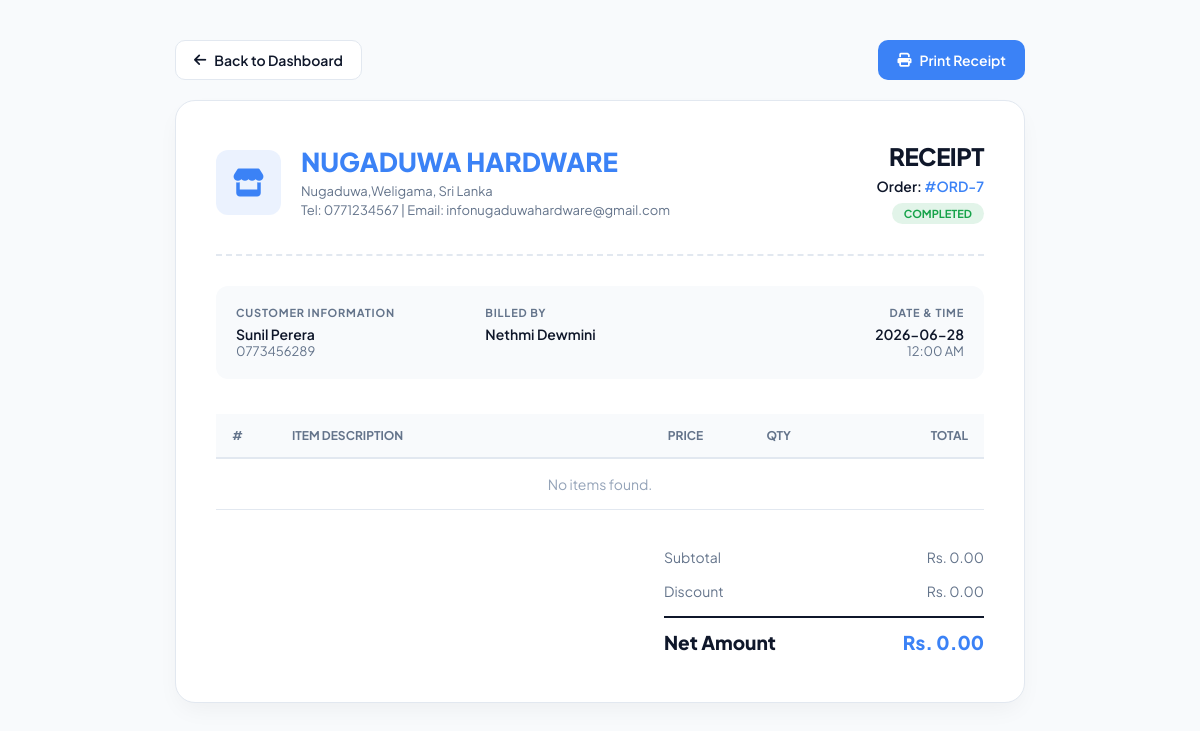
/view_order_items.php?order_id=7 (signed in), run on the app's committed database.
### tables this page shows
CREATE TABLE `orders` (
  `order_id` int(11) NOT NULL,
  `customer_id` int(11) DEFAULT NULL,
  `employee_id` int(11) DEFAULT NULL,
  `order_date` date DEFAULT NULL,
  `total_amount` decimal(10,2) NOT NULL DEFAULT 0.00,
  `status` varchar(50) DEFAULT 'Pending'
);

CREATE TABLE `customer` (
  `customer_id` int(11) NOT NULL,
  `customer_name` varchar(100) DEFAULT NULL,
  `phone` varchar(20) DEFAULT NULL,
  `email` varchar(100) DEFAULT NULL,
  `address` text DEFAULT NULL,
  `created_at` timestamp NOT NULL DEFAULT current_timestamp()
);

CREATE TABLE `employee` (
  `employee_id` int(11) NOT NULL,
  `full_name` varchar(100) NOT NULL,
  `email` varchar(100) NOT NULL,
  `password` varchar(255) NOT NULL,
  `role` varchar(50) DEFAULT 'Employee',
  `created_at` timestamp NOT NULL DEFAULT current_timestamp()
);

### view_order_items.php (the view, shortened to what this page needs)
<?php
$conn = new mysqli("localhost", "root", "", "hardware");
$order_id = isset($_GET['order_id']) ? intval($_GET['order_id']) : 0;
$shop_name = "Nugaduwa Hardware";
$shop_address = "Nugaduwa,Weligama, Sri Lanka";
$shop_phone = "0771234567";
$shop_email = "infonugaduwahardware@gmail.com";
$shop_logo = "fa-solid fa-screwdriver-wrench";
$order_query = "
    SELECT o.*, c.customer_name, c.phone, e.full_name AS employee_name
    FROM orders o
    LEFT JOIN customer c ON o.customer_id = c.customer_id
    LEFT JOIN employee e ON o.employee_id = e.employee_id
    WHERE o.order_id = $order_id
";
$order_result = $conn->query($order_query);
$order = $order_result->fetch_assoc();
$items_query = "
    SELECT oi.*, i.item_name, i.unit
    FROM order_items oi
    JOIN inventory i ON oi.item_id = i.item_id
    WHERE oi.order_id = $order_id
";
$items_result = $conn->query($items_query);
?>
<!DOCTYPE html>
<html lang="en">
<head>
    <link rel="stylesheet" href="https://cdnjs.cloudflare.com/ajax/libs/font-awesome/6.5.1/css/all.min.css">
</head>
<body>
    <div class="top-action-bar">
        <a href="manage_order.php" class="btn btn-back">
            <i class="fa-solid fa-arrow-left"></i> Back to Dashboard
        </a>
        <button onclick="window.print()" class="btn btn-print">
            <i class="fa-solid fa-print"></i> Print Receipt
        </button>
    </div>
    <div class="receipt-container">
        <div class="invoice-header">
            <div class="company-info">
                <?php if(!empty($shop_logo) && file_exists($shop_logo)): ?>
                    <img src="<?php echo htmlspecialchars($shop_logo); ?>" alt="Logo" class="company-logo">
                <?php else: ?>
                    <div style="background: rgba(59, 130, 246, 0.1); width: 65px; height: 65px; border-radius: 12px; display: flex; align-items: center; justify-content: center; color: #3b82f6; font-size: 28px;">
                        <i class="fa-solid fa-store"></i>
                    </div>
                <?php endif; ?>
                <div class="company-details">
                    <h2><?php echo htmlspecialchars($shop_name); ?></h2>
                    <p><?php echo nl2br(htmlspecialchars($shop_address)); ?><br>
                    Tel: <?php echo htmlspecialchars($shop_phone); ?> | Email: <?php echo htmlspecialchars($shop_email); ?></p>
                </div>
            </div>
            <div class="invoice-meta">
                <h2>RECEIPT</h2>
                <p style="font-size: 14px; font-weight: 600; margin-bottom: 6px;">Order: <span style="color: #3b82f6;">#ORD-<?php echo $order_id; ?></span></p>
                <span class="status-badge <?php echo ($order['status'] == 'Completed') ? 'status-completed' : 'status-pending'; ?>">
                    <?php echo $order['status'] ?? 'Pending'; ?>
                </span>
            </div>
        </div>
        <div class="bill-details-grid">
            <div class="bill-box">
                <h4>Customer Information</h4>
                <p><?php echo htmlspecialchars($order['customer_name'] ?? 'Walk-in Customer'); ?></p>
                <span><?php echo htmlspecialchars($order['phone'] ?? ''); ?></span>
            </div>
            <div class="bill-box">
                <h4>Billed By</h4>
                <p><?php echo htmlspecialchars($order['employee_name'] ?? 'System Admin'); ?></p>
            </div>
            <div class="bill-box" style="text-align: right;">
                <h4>Date & Time</h4>
                <p><?php echo date('Y-m-d', strtotime($order['order_date'])); ?></p>
                <span><?php echo date('h:i A', strtotime($order['order_date'])); ?></span>
            </div>
        </div>
        <table>
            <thead>
                <tr>
                    <th style="width: 60px;">#</th>
                    <th>Item Description</th>
                    <th class="txt-right">Price</th>
                    <th class="txt-center">Qty</th>
                    <th class="txt-right">Total</th>
                </tr>
            </thead>
            <tbody>
                <?php
                $counter = 1;
                $subtotal = 0;
                if($items_result && $items_result->num_rows > 0) {
                    while($item = $items_result->fetch_assoc()) {
                        $item_total = $item['quantity'] * $item['price'];
                        $subtotal += $item_total;
                    ?>
                    <tr>
                        <td><span style="color: var(--text-muted);">0<?php echo $counter++; ?></span></td>
                        <td><strong><?php echo htmlspecialchars($item['item_name']); ?></strong> <span style="font-size:11px; color:var(--text-muted);"> (<?php echo $item['unit']; ?>)</span></td>
                        <td class="txt-right">Rs. <?php echo number_format($item['price'], 2); ?></td>
                        <td class="txt-center" style="font-weight: 600;"><?php echo $item['quantity']; ?></td>
                        <td class="txt-right" style="font-weight: 700;">Rs. <?php echo number_format($item_total, 2); ?></td>
                    </tr>
                    <?php
                    }
                } else { ?>
                    <tr><td colspan="5" style="text-align:center; color:#94a3b8;">No items found.</td></tr>
                <?php } ?>
            </tbody>
        </table>
        <div class="invoice-summary">
            <div class="summary-box">
                <div class="summary-row">
                    <span>Subtotal</span>
                    <span>Rs. <?php echo number_format($subtotal, 2); ?></span>
                </div>
                <div class="summary-row">
                    <span>Discount</span>
                    <span>Rs. <?php echo number_format($order['discount'] ?? 0, 2); ?></span>
                </div>
                <div class="summary-row total">
                    <span>Net Amount</span>
                    <span class="price">Rs. <?php echo number_format($subtotal - ($order['discount'] ?? 0), 2); ?></span>
                </div>
            </div>
        </div>
    </div>
</body>
</html>

### view_order_items.php (style rules this page uses)
:root { --body-bg: #f8fafc; --text-main: #0f172a; --text-muted: #64748b; --card-bg: #ffffff; --border-color: #e2e8f0; --table-th-bg: #f8fafc; }
* { margin: 0; padding: 0; box-sizing: border-box; font-family: 'Plus Jakarta Sans', sans-serif; }
body { background: var(--body-bg); color: var(--text-main); padding: 40px 20px; display: flex; flex-direction: column; align-items: center; justify-content: flex-start; min-height: 100vh; }
.receipt-container { width: 100%; max-width: 850px; background: var(--card-bg); padding: 40px; border-radius: 20px; box-shadow: 0 10px 25px -5px rgba(0,0,0,0.05); border: 1px solid var(--border-color); }
.top-action-bar { width: 100%; max-width: 850px; display: flex; justify-content: space-between; align-items: center; margin-bottom: 20px; }
.btn { padding: 10px 18px; border-radius: 10px; font-size: 14px; font-weight: 600; cursor: pointer; display: inline-flex; align-items: center; gap: 8px; text-decoration: none; border: 1px solid transparent; }
.btn-back { background: #ffffff; color: var(--text-main); border-color: var(--border-color); }
.btn-print { background: #3b82f6; color: #ffffff; }
.invoice-header { display: flex; justify-content: space-between; align-items: center; border-bottom: 2px dashed var(--border-color); padding-bottom: 30px; margin-bottom: 30px; }
.company-info { display: flex; align-items: center; gap: 20px; }
.company-details h2 { font-size: 26px; font-weight: 800; color: #3b82f6; margin-bottom: 4px; text-transform: uppercase; }
.company-details p { font-size: 13px; color: var(--text-muted); line-height: 1.5; }
.invoice-meta { text-align: right; }
.invoice-meta h2 { font-size: 24px; font-weight: 800; margin-bottom: 6px; letter-spacing: -0.5px; }
.status-badge { padding: 4px 12px; border-radius: 30px; font-weight: 700; font-size: 11px; text-transform: uppercase; display: inline-block; }
.status-completed { background: rgba(22, 163, 74, 0.12); color: #16a34a; }
.bill-details-grid { display: grid; grid-template-columns: repeat(3, 1fr); gap: 20px; margin-bottom: 35px; background: #f8fafc; padding: 20px; border-radius: 12px; }
.bill-box h4 { font-size: 11px; text-transform: uppercase; color: var(--text-muted); letter-spacing: 0.8px; margin-bottom: 6px; }
.bill-box p { font-size: 14px; color: var(--text-main); font-weight: 600; }
.bill-box span { font-size: 13px; color: var(--text-muted); display: block; }
table { width: 100%; border-collapse: collapse; margin-bottom: 30px; }
th { background: var(--table-th-bg); color: var(--text-muted); padding: 14px 16px; font-weight: 700; font-size: 12px; text-transform: uppercase; text-align: left; border-bottom: 2px solid var(--border-color); }
td { padding: 16px 16px; color: var(--text-main); font-size: 14px; border-bottom: 1px solid var(--border-color); }
.txt-right { text-align: right; }
.txt-center { text-align: center; }
.invoice-summary { display: flex; justify-content: flex-end; }
.summary-box { width: 320px; }
.summary-row { display: flex; justify-content: space-between; padding: 8px 0; font-size: 14px; color: var(--text-muted); }
.summary-row.total { border-top: 2px solid var(--text-main); padding-top: 12px; margin-top: 8px; font-size: 19px; font-weight: 800; color: var(--text-main); }
.summary-row.total .price { color: #3b82f6; }

### data on the page
orders: status "COMPLETED", customer.customer_name "Sunil Perera", customer.phone "0773456289", employee.full_name "Nethmi Dewmini", order_date "2026-06-28", order_date "12:00 AM"

### other printed values
$shop_name "NUGADUWA HARDWARE"
$shop_address "Nugaduwa,Weligama, Sri Lanka"
$shop_phone "0771234567"
$shop_email "infonugaduwahardware@gmail.com"
$order_id "7"
$subtotal "0.00"
$order['discount'] "0.00"
$subtotal - ($order['discount'] ?? 0) "0.00"
